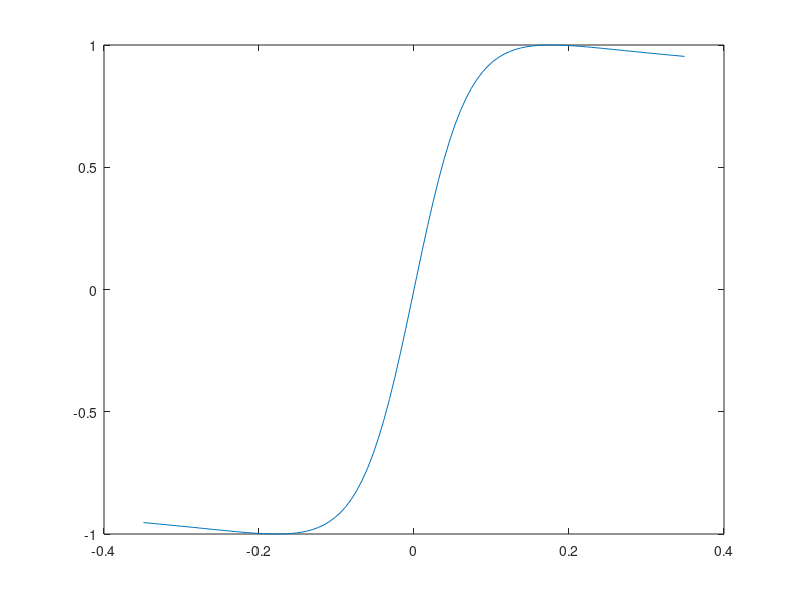

This chart was generated by the following MATLAB code:
% B = 41;
% peak_41 = 0.044
% steepness_new = 6
B = 41 * 0.044 * 6
C = 1.4;
D = 1;
E = -0.2;
x = linspace(-1, 1, 100) * 20 / 180 * pi;
plot(x, D * sin(C * atan(B * x - E * (B * x - atan(B * x)))));
